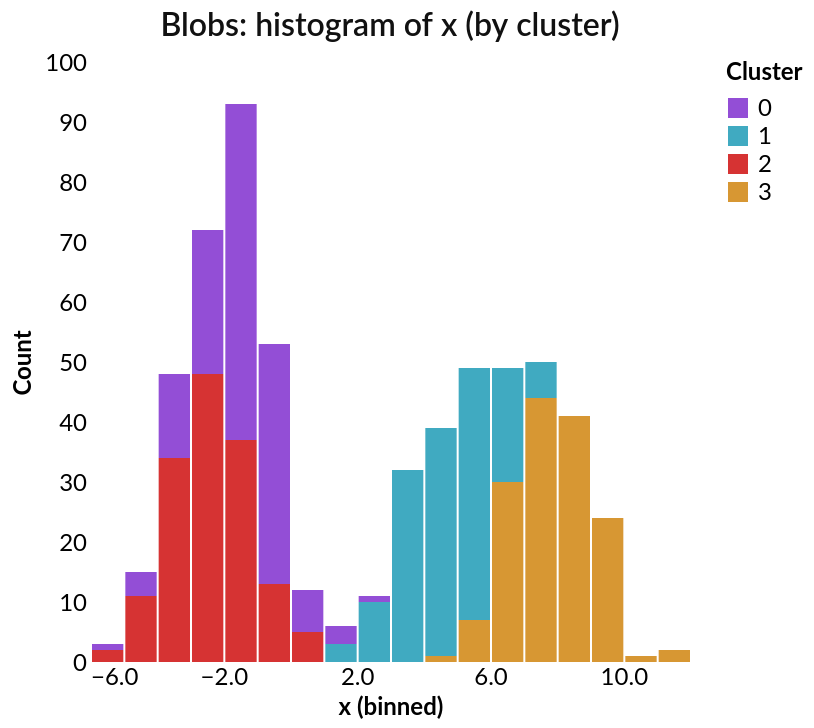

Here is the notebook cell this chart was saved with:
### Code cell
# Histogram of x, colored by cluster
hist = (
    alt.Chart(df_blobs)
    .mark_bar(opacity=0.8)
    .encode(
        x=alt.X("x:Q", bin=alt.Bin(maxbins=30), title="x (binned)"),
        y=alt.Y("count():Q", title="Count"),
        color=alt.Color("cluster:N", title="Cluster"),
        tooltip=[
            alt.Tooltip("count():Q", title="Count"),
            alt.Tooltip("cluster:N", title="Cluster")
        ]
    )
    .properties(title={"text": "Blobs: histogram of x (by cluster)", "anchor": "middle"})
)

display(hist)

### Figure 1 — Vega-Lite specification as saved in the notebook (floating-point values rounded to 4 significant figures; data arrays with more than 128 entries replaced by an {"elided": "..."} marker saying what was removed)
{"config": {"background": "white", "view": {"fill": "white", "stroke": "transparent"}, "font": "Lato", "title": {"font": "Lato", "fontSize": 16, "fontWeight": 600, "color": "#111111", "subtitleColor": "#5E17A6", "anchor": "middle"}, "axis": {"labelFont": "Lato", "titleFont": "Lato", "labelFontSize": 12, "titleFontSize": 12, "grid": false, "ticks": false, "domain": false, "gridColor": "#e9e9e9", "tickColor": "#cccccc", "domainColor": "#cccccc"}, "legend": {"labelFont": "Lato", "titleFont": "Lato", "labelFontSize": 12, "titleFontSize": 12}, "point": {"filled": true, "size": 60}, "line": {"strokeWidth": 2}, "range": {"category": ["#7922CC", "#1195B2", "#CC0000", "#CE7E00", "#5E17A6", "#0E7C93", "#9E0000", "#A86600", "#3F1D5C", "#1F6F5B", "#8C4A00"]}}, "data": {"name": "data-4b3fcaed5d3854c8e5d89a77e128b29d"}, "mark": {"type": "bar", "opacity": 0.8}, "encoding": {"color": {"field": "cluster", "title": "Cluster", "type": "nominal"}, "tooltip": [{"aggregate": "count", "title": "Count", "type": "quantitative"}, {"field": "cluster", "title": "Cluster", "type": "nominal"}], "x": {"bin": {"maxbins": 30}, "field": "x", "title": "x (binned)", "type": "quantitative"}, "y": {"aggregate": "count", "title": "Count", "type": "quantitative"}}, "title": {"text": "Blobs: histogram of x (by cluster)", "anchor": "middle"}, "$schema": "https://vega.github.io/schema/vega-lite/v5.20.1.json", "datasets": {"data-4b3fcaed5d3854c8e5d89a77e128b29d": {"elided": "600 records"}}}
